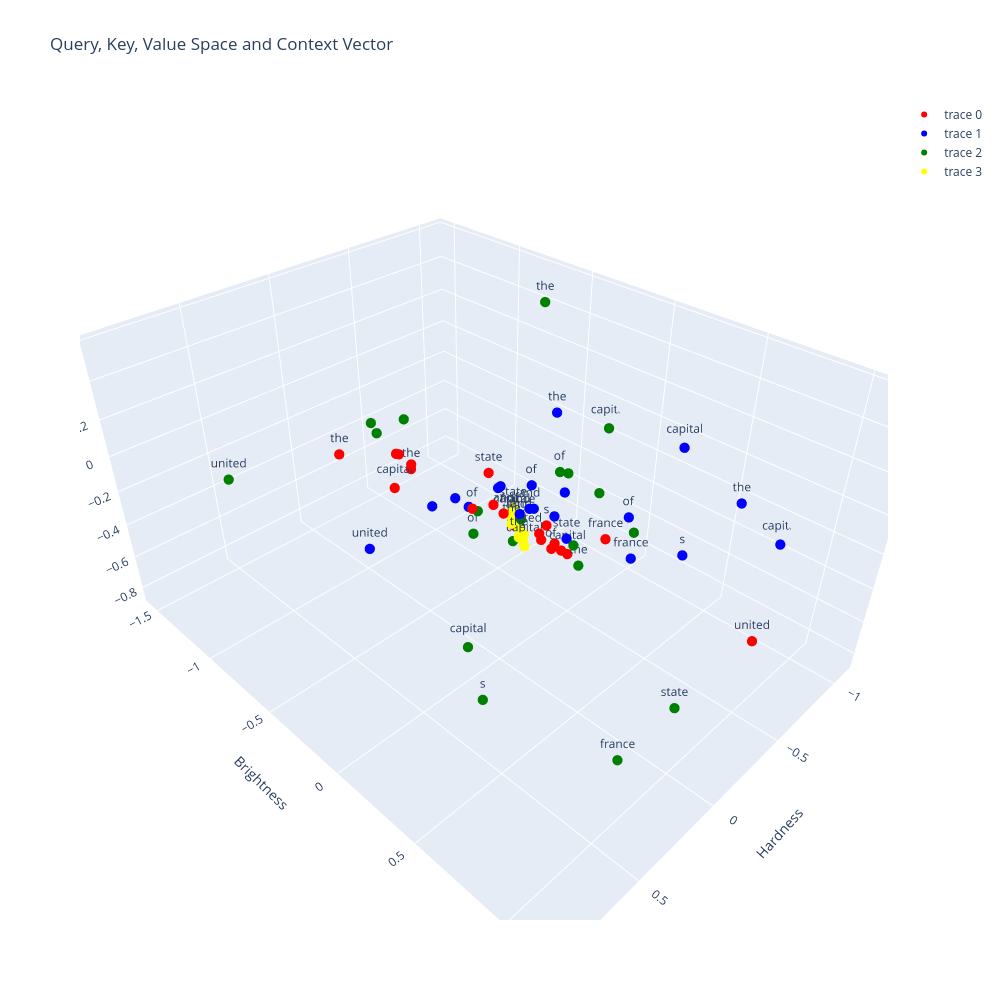

This figure's notebook cell:
### Code cell
attention_sentences = [
    {
        "words": q_of_sentence.detach().numpy(),
        "labels": u_tokenizer.tokenizer(prompt),
        "color": "red"
    },
    {
        "words": k_of_sentence.detach().numpy(),
        "labels": u_tokenizer.tokenizer(prompt),
        "color": "blue"
    },
    {
        "words": v_of_sentence.detach().numpy(),
        "labels": u_tokenizer.tokenizer(prompt),
        "color": "green"
    },
    {
        "words": context_vector.detach().numpy(),
        "labels": u_tokenizer.tokenizer(prompt),
        "color": "yellow"
    }
]
plot_dots(attention_sentences, "Query, Key, Value Space and Context Vector")

### Figure 1 — Plotly figure (JSON) as saved in the notebook; plotly's stock layout.template omitted (floating-point values rounded to 4 significant figures)
{"data": [{"hoverinfo": "text", "marker": {"color": "red", "size": 6}, "mode": "markers+text", "text": ["the", " ", "capital", " ", "of", " ", "united", " ", "state", "s", " ", "and", " ", "the", " ", "capital", " ", "of", " ", "france"], "type": "scatter3d", "x": [-0.2536, 0.2097, 0.1252, 0.2927, 0.3084, -0.2132, -0.219, 0.0833, 0.4595, -0.6947, 0.03567, 0.05461, -0.2767, -0.7801, 0.1989, -0.8179, 0.05513, -0.2802, -0.3589, 0.2757], "y": [-1.529, -0.4268, -0.5752, 0.2362, 0.1343, 0.1729, 1.156, -0.4969, 0.3741, -0.333, 0.3398, 0.06411, -0.1865, -1.53, -0.4591, -0.2787, 0.2708, 0.05801, -0.07546, 0.7722], "z": [-0.5031, 0.19, -0.09874, 0.2886, 0.2275, -0.2456, -0.1607, 0.0483, 0.5773, -0.6149, 0.01717, 0.04063, -0.3209, -0.8437, 0.1736, -0.8452, 0.04278, -0.3342, -0.3948, 0.3976]}, {"hoverinfo": "text", "marker": {"color": "blue", "size": 6}, "mode": "markers+text", "text": ["the", " ", "capital", " ", "of", " ", "united", " ", "state", "s", " ", "and", " ", "the", " ", "capital", " ", "of", " ", "france"], "type": "scatter3d", "x": [-0.06121, -0.01512, -0.4979, -0.1182, -0.04266, 0.3085, 0.5353, -0.007755, -0.3757, -0.8198, -0.02586, -0.0907, 0.2127, -0.9864, -0.2677, -1.094, -0.1719, -0.4149, 0.1705, -0.6096], "y": [0.2375, -0.03725, 0.5637, 0.08262, 0.1331, -0.1061, -0.2586, -0.01553, 0.06823, 0.4351, 0.08396, 0.08153, -0.06696, 0.6088, 0.13, 0.7885, 0.1577, 0.3816, -0.02954, 0.282], "z": [0.5576, 0.09061, 0.3471, -0.01124, 0.1725, 0.1198, -0.06392, 0.1135, -0.3205, -0.4629, 0.007301, 0.001522, 0.1334, -0.1516, 0.02603, -0.354, -0.04182, -0.05702, 0.08635, -0.451]}, {"hoverinfo": "text", "marker": {"color": "green", "size": 6}, "mode": "markers+text", "text": ["the", " ", "capital", " ", "of", " ", "united", " ", "state", "s", " ", "and", " ", "the", " ", "capital", " ", "of", " ", "france"], "type": "scatter3d", "x": [-1.0, -0.4071, -1.087, -0.242, -0.4807, 0.2675, 0.9359, -0.3517, -0.09502, 0.5112, 0.02665, -0.0953, 0.1401, -0.2723, -0.5006, 0.2695, -0.04355, 0.01123, 0.2668, 0.1587], "y": [-0.6702, 0.2153, -0.268, 0.2185, -0.08068, -0.534, -0.6177, 0.0755, 0.9358, 0.3954, -0.1212, 0.02963, -0.4644, 0.2307, 0.3584, 0.05834, 0.03091, -0.1661, -0.4997, 0.8505], "z": [0.4569, -0.003641, -0.1526, -0.2073, -0.06082, 0.3279, 0.3077, 0.06337, -0.6064, -0.5082, -0.05371, -0.08417, 0.3227, -0.3334, -0.1983, -0.596, -0.1773, -0.2107, 0.2908, -0.7958]}, {"hoverinfo": "text", "marker": {"color": "yellow", "size": 6}, "mode": "markers+text", "text": ["the", " ", "capital", " ", "of", " ", "united", " ", "state", "s", " ", "and", " ", "the", " ", "capital", " ", "of", " ", "france"], "type": "scatter3d", "x": [-0.0572, -0.09445, -0.08207, -0.1111, -0.106, -0.09422, -0.1098, -0.09026, -0.1231, -0.07533, -0.1056, -0.1014, -0.08661, -0.05414, -0.09335, -0.06623, -0.1052, -0.08943, -0.08574, -0.1272], "y": [0.007004, -0.02927, -0.01501, -0.02656, -0.02668, 0.02506, 0.03643, -0.01707, -0.0458, 0.06162, 0.001741, -0.005037, 0.02611, 0.05612, -0.02854, 0.08005, -0.001653, 0.03103, 0.03616, -0.02145], "z": [-0.09999, -0.07783, -0.08919, -0.08844, -0.08667, -0.1402, -0.1691, -0.08883, -0.07163, -0.1717, -0.1185, -0.1078, -0.136, -0.1484, -0.07815, -0.1916, -0.114, -0.1446, -0.1481, -0.1015]}], "layout": {"height": 1000, "scene": {"xaxis": {"title": {"text": "Hardness"}}, "yaxis": {"title": {"text": "Brightness"}}, "zaxis": {"title": {"text": "Redness"}}}, "title": {"text": "Query, Key, Value Space and Context Vector"}, "width": 1000}}
